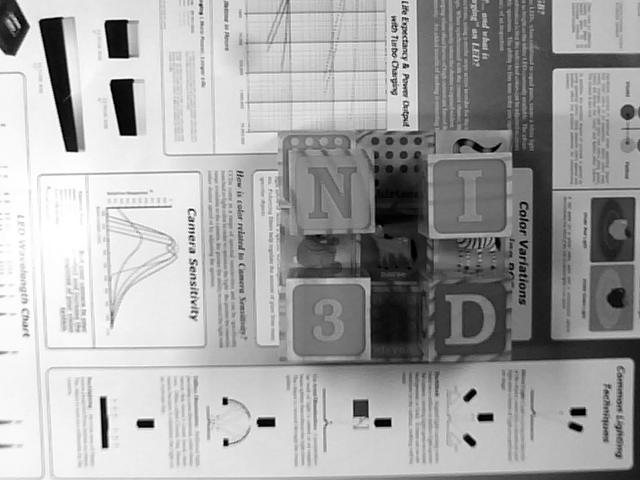
%> input picture Sistemas de Vision Artificial/img/1_Estereoscopio/Left Image 0.png, 640 x 480 px
$ octave d_Estereoscopio_RealidadVirtual.m   (GNU Octave 9; MATLAB toolbox functions it lacks are replaced by stand-ins)
%> lines starting %> are read from the running program, lines starting %| are printed output that depends on the picture
clc
clear all
close all


%ESTEREOSCPIO: Esto se refiere a calcular la posición medida de un objeto
%3D real al ser analizado desde dos cámaras distintas derecha e izquierda,
%simulando así el comportamiento del ojo humano real, al considerar en el
%cálculo la distancia de separación real entre las cámaras (d), la
%distancia de profundidad real entra las cámaras y el objeto (Z) y el foco
%virtual, que es la profundidad medida en pixeles desde donde se encuentra
%la cámara en el mundo real a donde se encuentra la imagen virtual.

%El comando imread sirve para leer una imagen y convertirla a matrices 3D.
IMAI=imread('C:\Users\diego\OneDrive\Documents\MATLAB\Sistemas de Vision Artificial\img\1_Estereoscopio\Left Image 0.png');
%> IMAI is the input picture: size 480x640 uint8; min 0, max 255, mean 164.9
IMAD=imread('C:\Users\diego\OneDrive\Documents\MATLAB\Sistemas de Vision Artificial\img\1_Estereoscopio\Right Image 0.png');
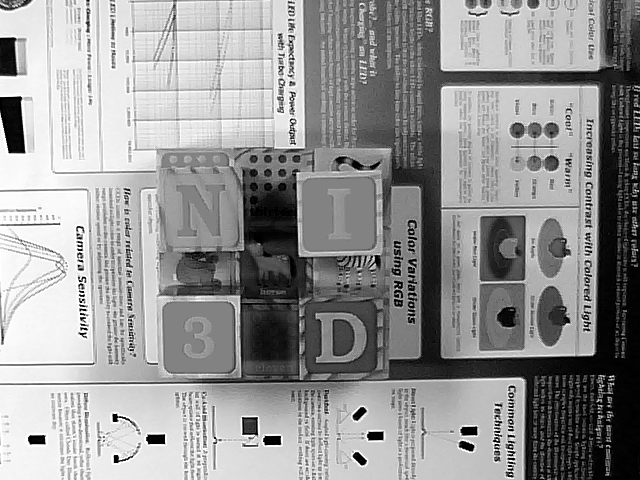
%> input picture Sistemas de Vision Artificial/img/1_Estereoscopio/Right Image 0.png, 640 x 480 px
%> IMAD is the input picture: size 480x640 uint8; min 0, max 255, mean 149.5


%IMAGEN VIRTUAL: La imagen virtual es un punto físico en donde se encuentra
%la imagen del objeto captado por la cámara, esto implica que en alguna
%parte física se encuentra una imagen del objeto tridimensional a una
%distancia de separación entre la cámara y la imagen virtual dada en
%pixeles que de hecho es descrita por el foco virtual. Esta distancia del
%foco dada en pixeles es distinta a la distancia de separación real entre
%el objeto y la cámara dada en metros, cm, mm, etc. que es la que nos
%sirve.

%Size: Método que obtiene el tamaño de las escalas de grises de las
%matrices 2D que representan las imágenes, para así saber el número de
%columnas y filas que tienen.
[fil,col]=size(IMAI);
%> fil = 480; col = 640

%Se divide entre dos el tamaño de columnas y filas encontradas porque se
%considera que existen dos imagenes distintas, la imagen vista desde la
%cámara derecha y la vista desde la cámara izquierda:
%IMAGEN VIRTUAL IZQUIERDA: Representa la imagen vista desde el lado
%izquierdo y es la mitad de la matriz de escala de grises. Se llena en dos
%partes, primero de filas y luego de columnas.
IMAI(:,col/2)=zeros(fil,1); %Matriz vacía con varias filas y 1 columna.
IMAI(fil/2,:)=zeros(1,col); %Matriz vacía con 1 fila y varias columnas.
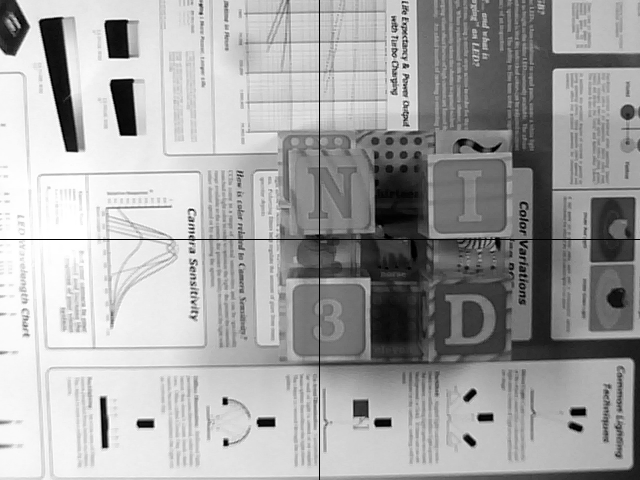
%> IMAI: size 480x640 uint8; min 0, max 255, mean 164.4
%IMAGEN VIRTUAL DERECHA: Representa la imagen vista desde el lado
%derecho y es la mitad de la matriz de escala de grises. Se llena en dos
%partes, primero de filas y luego de columnas.
IMAD(:,col/2)=zeros(fil,1); %Matriz vacía con varias filas y 1 columna.
IMAD(fil/2,:)=zeros(1,col); %Matriz vacía con 1 fila y varias columnas.
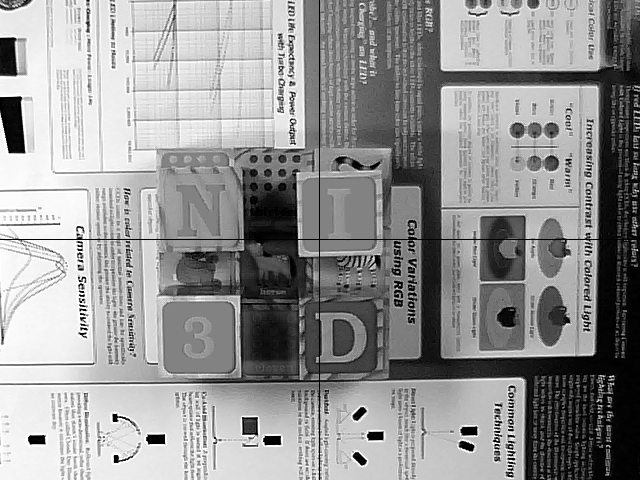
%> IMAD: size 480x640 uint8; min 0, max 255, mean 149


%COORDENADAS DEL MUNDO VIRTUAL:
%Las coordenadas del mundo virtual son dadas en pixeles y representan el
%punto donde se encuentra el objeto en la imagen virtual, visto desde la
%cámara izquierda y derecha.
%impixel(matriz): Método que permite obtener la ubicación xy en pixeles de
%algún punto cualquiera en una imagen.
%Por lo tanto lo que se debe hacer es en ambas imágenes seleccionar
%un mismo punto visto del objeto tridimensional pero en las dos imágenes
%vistas desde las dos cámaras diferentes.

%Coordenadas del mundo virtual dadas en pixeles de la imagen vistas desde
%la cámara izquierda, este punto tiene las coordenadas: P_izq = xi,yi.
%> (the run ends here)
